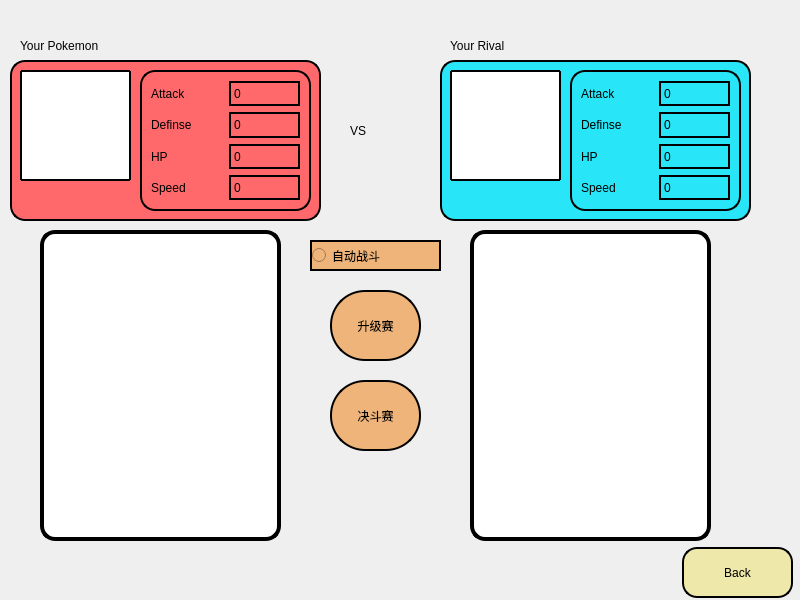
<?xml version="1.0" encoding="UTF-8"?>
<ui version="4.0">
 <class>FightWidget</class>
 <widget class="QWidget" name="FightWidget">
  <property name="geometry">
   <rect>
    <x>0</x>
    <y>0</y>
    <width>800</width>
    <height>600</height>
   </rect>
  </property>
  <property name="minimumSize">
   <size>
    <width>800</width>
    <height>600</height>
   </size>
  </property>
  <property name="maximumSize">
   <size>
    <width>800</width>
    <height>600</height>
   </size>
  </property>
  <property name="windowTitle">
   <string>Form</string>
  </property>
  <widget class="QPushButton" name="pushButtonBack">
   <property name="geometry">
    <rect>
     <x>682</x>
     <y>547</y>
     <width>111</width>
     <height>51</height>
    </rect>
   </property>
   <property name="styleSheet">
    <string notr="true">

QPushButton {
	font: 75 14pt &quot;Segoe Print&quot;;
    background-color: palegoldenrod;
   border-color: rgb(16, 16, 16);
	border: 2px solid rgb(0,0,0);
	border-radius : 15px;
}

QPushButton:hover {
   background-color: khaki;
}

/* Increase the padding, so the text is shifted when the button is
   pressed. */
QPushButton:pressed {
    padding-left: 5px;
    padding-top: 5px;
    background-color: #d0d67c;
}
</string>
   </property>
   <property name="text">
    <string>Back</string>
   </property>
  </widget>
  <widget class="QWidget" name="widgetPokemonShow" native="true">
   <property name="geometry">
    <rect>
     <x>10</x>
     <y>60</y>
     <width>311</width>
     <height>161</height>
    </rect>
   </property>
   <property name="styleSheet">
    <string notr="true">font: 75 10pt &quot;Segoe Print&quot;;
background-color: rgb(255, 105, 107);


border-color: rgb(16, 16, 16);
border: 2px solid rgb(0,0,0);
border-radius : 15px;</string>
   </property>
   <widget class="QLabel" name="labelPic">
    <property name="geometry">
     <rect>
      <x>10</x>
      <y>10</y>
      <width>111</width>
      <height>111</height>
     </rect>
    </property>
    <property name="styleSheet">
     <string notr="true">font: 75 10pt &quot;Segoe Print&quot;;

background-color: rgb(255, 255, 255);
border-color: rgb(16, 16, 16);
border: 2px solid rgb(0,0,0);
border-radius : 1px;</string>
    </property>
    <property name="text">
     <string/>
    </property>
   </widget>
   <widget class="QFrame" name="frame_2">
    <property name="geometry">
     <rect>
      <x>130</x>
      <y>10</y>
      <width>171</width>
      <height>141</height>
     </rect>
    </property>
    <property name="frameShape">
     <enum>QFrame::StyledPanel</enum>
    </property>
    <property name="frameShadow">
     <enum>QFrame::Raised</enum>
    </property>
    <layout class="QGridLayout" name="gridLayout_2">
     <item row="2" column="0">
      <widget class="QLabel" name="label_8">
       <property name="styleSheet">
        <string notr="true">border: 0px solid rgb(0,0,0);</string>
       </property>
       <property name="text">
        <string>HP</string>
       </property>
      </widget>
     </item>
     <item row="3" column="0">
      <widget class="QLabel" name="label_9">
       <property name="styleSheet">
        <string notr="true">border: 0px solid rgb(0,0,0);</string>
       </property>
       <property name="text">
        <string>Speed</string>
       </property>
      </widget>
     </item>
     <item row="3" column="1">
      <widget class="QLabel" name="labelSpeed">
       <property name="text">
        <string>0</string>
       </property>
      </widget>
     </item>
     <item row="1" column="0">
      <widget class="QLabel" name="label_7">
       <property name="styleSheet">
        <string notr="true">border: 0px solid rgb(0,0,0);</string>
       </property>
       <property name="text">
        <string>Definse</string>
       </property>
      </widget>
     </item>
     <item row="0" column="0">
      <widget class="QLabel" name="label_6">
       <property name="styleSheet">
        <string notr="true">font: 75 10pt &quot;Segoe Print&quot;;

background-color: rgb(255, 105, 107);
border-color: rgb(16, 16, 16);
border: 0px solid rgb(0,0,0);
border-radius : 15px;
</string>
       </property>
       <property name="text">
        <string>Attack</string>
       </property>
      </widget>
     </item>
     <item row="2" column="1">
      <widget class="QLabel" name="labelHP">
       <property name="text">
        <string>0</string>
       </property>
      </widget>
     </item>
     <item row="0" column="1">
      <widget class="QLabel" name="labelAttack">
       <property name="text">
        <string>0</string>
       </property>
      </widget>
     </item>
     <item row="1" column="1">
      <widget class="QLabel" name="labelDefinse">
       <property name="text">
        <string>0</string>
       </property>
      </widget>
     </item>
    </layout>
   </widget>
  </widget>
  <widget class="QWidget" name="widgetPokemonShow_2" native="true">
   <property name="geometry">
    <rect>
     <x>440</x>
     <y>60</y>
     <width>311</width>
     <height>161</height>
    </rect>
   </property>
   <property name="styleSheet">
    <string notr="true">font: 75 10pt &quot;Segoe Print&quot;;
background-color: rgb(40, 230, 247);
border-color: rgb(16, 16, 16);
border: 2px solid rgb(0,0,0);
border-radius : 15px;</string>
   </property>
   <widget class="QLabel" name="labelPic2">
    <property name="geometry">
     <rect>
      <x>10</x>
      <y>10</y>
      <width>111</width>
      <height>111</height>
     </rect>
    </property>
    <property name="styleSheet">
     <string notr="true">font: 75 10pt &quot;Segoe Print&quot;;

background-color: rgb(255, 255, 255);
border-color: rgb(16, 16, 16);
border: 2px solid rgb(0,0,0);
border-radius : 1px;</string>
    </property>
    <property name="text">
     <string/>
    </property>
   </widget>
   <widget class="QFrame" name="frame_3">
    <property name="geometry">
     <rect>
      <x>130</x>
      <y>10</y>
      <width>171</width>
      <height>141</height>
     </rect>
    </property>
    <property name="frameShape">
     <enum>QFrame::StyledPanel</enum>
    </property>
    <property name="frameShadow">
     <enum>QFrame::Raised</enum>
    </property>
    <layout class="QGridLayout" name="gridLayout_3">
     <item row="2" column="1">
      <widget class="QLabel" name="labelHP2">
       <property name="text">
        <string>0</string>
       </property>
      </widget>
     </item>
     <item row="1" column="0">
      <widget class="QLabel" name="label_12">
       <property name="styleSheet">
        <string notr="true">border: 0px solid rgb(0,0,0);</string>
       </property>
       <property name="text">
        <string>Definse</string>
       </property>
      </widget>
     </item>
     <item row="1" column="1">
      <widget class="QLabel" name="labelDefinse2">
       <property name="text">
        <string>0</string>
       </property>
      </widget>
     </item>
     <item row="2" column="0">
      <widget class="QLabel" name="label_10">
       <property name="styleSheet">
        <string notr="true">border: 0px solid rgb(0,0,0);</string>
       </property>
       <property name="text">
        <string>HP</string>
       </property>
      </widget>
     </item>
     <item row="0" column="0">
      <widget class="QLabel" name="label_13">
       <property name="styleSheet">
        <string notr="true">font: 75 10pt &quot;Segoe Print&quot;;
background-color: rgb(40, 230, 247);
border-color: rgb(16, 16, 16);
border: 0px solid rgb(0,0,0);
border-radius : 15px;</string>
       </property>
       <property name="text">
        <string>Attack</string>
       </property>
      </widget>
     </item>
     <item row="3" column="0">
      <widget class="QLabel" name="label_11">
       <property name="styleSheet">
        <string notr="true">border: 0px solid rgb(0,0,0);</string>
       </property>
       <property name="text">
        <string>Speed</string>
       </property>
      </widget>
     </item>
     <item row="0" column="1">
      <widget class="QLabel" name="labelAttack2">
       <property name="text">
        <string>0</string>
       </property>
      </widget>
     </item>
     <item row="3" column="1">
      <widget class="QLabel" name="labelSpeed2">
       <property name="text">
        <string>0</string>
       </property>
      </widget>
     </item>
    </layout>
   </widget>
  </widget>
  <widget class="QLabel" name="label_2">
   <property name="geometry">
    <rect>
     <x>20</x>
     <y>30</y>
     <width>161</width>
     <height>31</height>
    </rect>
   </property>
   <property name="styleSheet">
    <string notr="true">font: 75 12pt &quot;Segoe Print&quot;;</string>
   </property>
   <property name="text">
    <string>Your Pokemon</string>
   </property>
  </widget>
  <widget class="QLabel" name="label_3">
   <property name="geometry">
    <rect>
     <x>450</x>
     <y>30</y>
     <width>161</width>
     <height>31</height>
    </rect>
   </property>
   <property name="styleSheet">
    <string notr="true">font: 75 12pt &quot;Segoe Print&quot;;</string>
   </property>
   <property name="text">
    <string>Your Rival</string>
   </property>
  </widget>
  <widget class="QLabel" name="label_4">
   <property name="geometry">
    <rect>
     <x>350</x>
     <y>110</y>
     <width>61</width>
     <height>41</height>
    </rect>
   </property>
   <property name="styleSheet">
    <string notr="true">font: 75 20pt &quot;Segoe Print&quot;;
font: 75 24pt &quot;Segoe Print&quot;;</string>
   </property>
   <property name="text">
    <string>VS</string>
   </property>
  </widget>
  <widget class="QListView" name="listViewRivalPokemon">
   <property name="geometry">
    <rect>
     <x>470</x>
     <y>230</y>
     <width>241</width>
     <height>311</height>
    </rect>
   </property>
   <property name="styleSheet">
    <string notr="true">font: 75 10pt &quot;Segoe Print&quot;;
background-color: rgb(255, 255, 255);
border-color: rgb(16, 16, 16);
border: 4px solid rgb(0,0,0);
border-radius : 15px;</string>
   </property>
  </widget>
  <widget class="QListView" name="listViewYourPokemon">
   <property name="geometry">
    <rect>
     <x>40</x>
     <y>230</y>
     <width>241</width>
     <height>311</height>
    </rect>
   </property>
   <property name="styleSheet">
    <string notr="true">font: 75 10pt &quot;Segoe Print&quot;;
background-color: rgb(255,255,255);
border-color: rgb(16, 16, 16);
border: 4px solid rgb(0,0,0);
border-radius : 15px;</string>
   </property>
  </widget>
  <widget class="QPushButton" name="pushButtonMode1">
   <property name="geometry">
    <rect>
     <x>330</x>
     <y>380</y>
     <width>91</width>
     <height>71</height>
    </rect>
   </property>
   <property name="styleSheet">
    <string notr="true">

QPushButton {
	font: 25 12pt &quot;Microsoft YaHei UI Light&quot;;
    background-color: rgb(239, 180, 121);
   border-color: rgb(16, 16, 16);
	border: 2px solid rgb(0,0,0);
	border-radius : 35px;
}

QPushButton:hover {
   background-color: khaki;
}

/* Increase the padding, so the text is shifted when the button is
   pressed. */
QPushButton:pressed {
    padding-left: 5px;
    padding-top: 5px;
    background-color: #d0d67c;
}
</string>
   </property>
   <property name="text">
    <string>决斗赛</string>
   </property>
  </widget>
  <widget class="QPushButton" name="pushButtonMode0">
   <property name="geometry">
    <rect>
     <x>330</x>
     <y>290</y>
     <width>91</width>
     <height>71</height>
    </rect>
   </property>
   <property name="styleSheet">
    <string notr="true">

QPushButton {
	font: 25 12pt &quot;Microsoft YaHei UI Light&quot;;
    background-color: rgb(239, 180, 121);
   border-color: rgb(16, 16, 16);
	border: 2px solid rgb(0,0,0);
	border-radius : 35px;
}

QPushButton:hover {
   background-color: khaki;
}

/* Increase the padding, so the text is shifted when the button is
   pressed. */
QPushButton:pressed {
    padding-left: 5px;
    padding-top: 5px;
    background-color: #d0d67c;
}
</string>
   </property>
   <property name="text">
    <string>升级赛</string>
   </property>
  </widget>
  <widget class="QRadioButton" name="radioButtonAuto">
   <property name="geometry">
    <rect>
     <x>310</x>
     <y>240</y>
     <width>131</width>
     <height>31</height>
    </rect>
   </property>
   <property name="styleSheet">
    <string notr="true">font: 25 12pt &quot;Microsoft YaHei UI Light&quot;;
    background-color: rgb(239, 180, 121);
   border-color: rgb(16, 16, 16);
	border: 2px solid rgb(0,0,0);
	border-radius : 35px;
	line=height:12pt;

text-align:center;</string>
   </property>
   <property name="text">
    <string>自动战斗</string>
   </property>
  </widget>
 </widget>
 <resources/>
 <connections/>
</ui>
